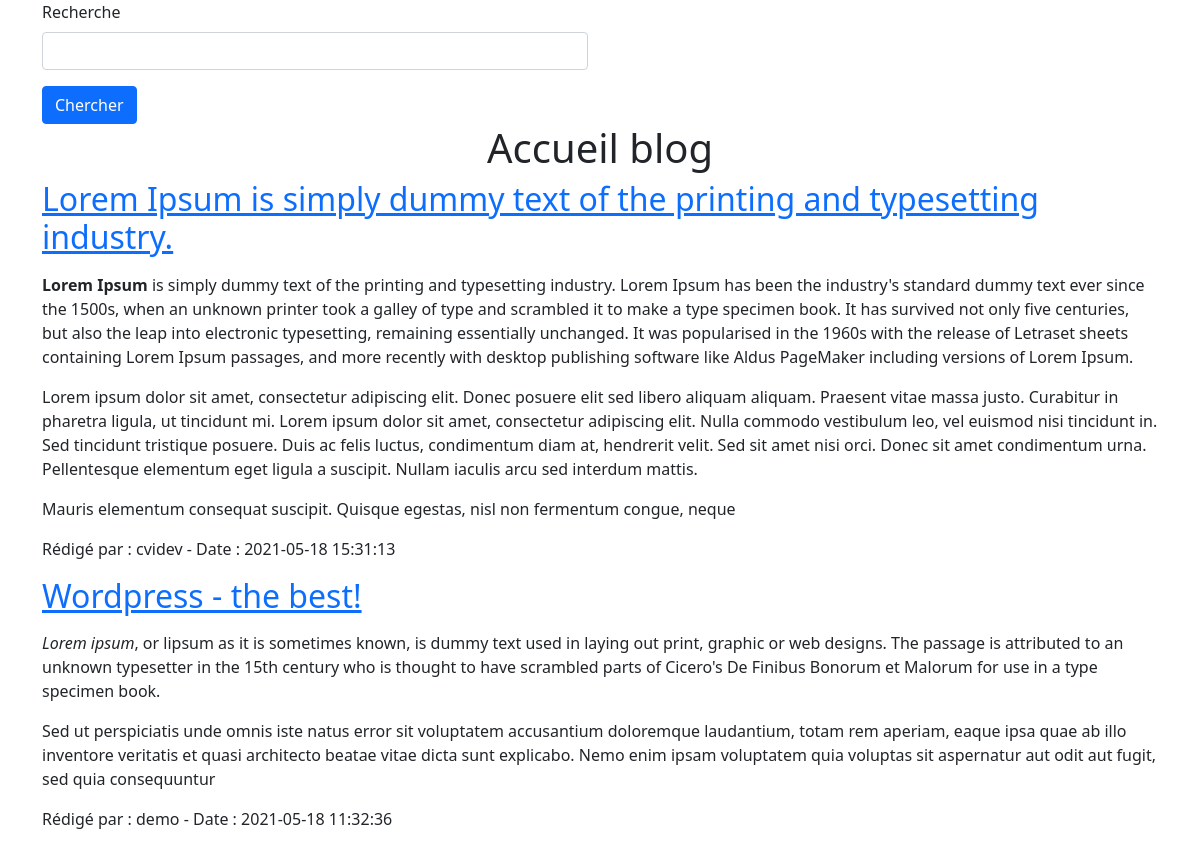
The page / on the database its author committed.
### tables this page shows
CREATE TABLE IF NOT EXISTS `wp_posts` (
  `ID` bigint(20) UNSIGNED NOT NULL AUTO_INCREMENT,
  `post_author` bigint(20) UNSIGNED NOT NULL DEFAULT '0',
  `post_date` datetime NOT NULL DEFAULT '0000-00-00 00:00:00',
  `post_date_gmt` datetime NOT NULL DEFAULT '0000-00-00 00:00:00',
  `post_content` longtext NOT NULL,
  `post_title` text NOT NULL,
  `post_excerpt` text NOT NULL,
  `post_status` varchar(20) NOT NULL DEFAULT 'publish',
  `comment_status` varchar(20) NOT NULL DEFAULT 'open',
  `ping_status` varchar(20) NOT NULL DEFAULT 'open',
  `post_password` varchar(255) NOT NULL DEFAULT '',
  `post_name` varchar(200) NOT NULL DEFAULT '',
  `to_ping` text NOT NULL,
  `pinged` text NOT NULL,
  `post_modified` datetime NOT NULL DEFAULT '0000-00-00 00:00:00',
  `post_modified_gmt` datetime NOT NULL DEFAULT '0000-00-00 00:00:00',
  `post_content_filtered` longtext NOT NULL,
  `post_parent` bigint(20) UNSIGNED NOT NULL DEFAULT '0',
  `guid` varchar(255) NOT NULL DEFAULT '',
  `menu_order` int(11) NOT NULL DEFAULT '0',
  `post_type` varchar(20) NOT NULL DEFAULT 'post',
  `post_mime_type` varchar(100) NOT NULL DEFAULT '',
  `comment_count` bigint(20) NOT NULL DEFAULT '0',
  PRIMARY KEY (`ID`),
  KEY `post_name` (`post_name`(191)),
  KEY `type_status_date` (`post_type`,`post_status`,`post_date`,`ID`),
  KEY `post_parent` (`post_parent`),
  KEY `post_author` (`post_author`)
);

CREATE TABLE IF NOT EXISTS `wp_users` (
  `ID` bigint(20) UNSIGNED NOT NULL AUTO_INCREMENT,
  `user_login` varchar(60) NOT NULL DEFAULT '',
  `user_pass` varchar(255) NOT NULL DEFAULT '',
  `user_nicename` varchar(50) NOT NULL DEFAULT '',
  `user_email` varchar(100) NOT NULL DEFAULT '',
  `user_url` varchar(100) NOT NULL DEFAULT '',
  `user_registered` datetime NOT NULL DEFAULT '0000-00-00 00:00:00',
  `user_activation_key` varchar(255) NOT NULL DEFAULT '',
  `user_status` int(11) NOT NULL DEFAULT '0',
  `display_name` varchar(250) NOT NULL DEFAULT '',
  PRIMARY KEY (`ID`),
  KEY `user_login_key` (`user_login`),
  KEY `user_nicename` (`user_nicename`),
  KEY `user_email` (`user_email`)
);

### model/connexionDb.php (called while the page is built, shortened)
<?php
function connectDb(): PDO
{
    $user = "root";
    $pass = "";
    $dbname = "18.05_wordpress_bd";
    $host = 'localhost';
    try {
        $dsn = 'mysql:host=' . $host . ';dbname=' . $dbname;
        $options = [
        PDO::MYSQL_ATTR_INIT_COMMAND => "SET NAMES utf8",
        PDO::ATTR_ERRMODE => PDO::ERRMODE_EXCEPTION
    ];
        $dbh = new PDO($dsn, $user, $pass, $options);
    } catch (PDOException $e) {
        print "Erreur !: " . $e->getMessage() . "<br/>";
        die();
    }
    return $dbh;
}
function showAllPosts(): array
{
    $dbh = connectDb();
    $query = 'SELECT wp_posts.ID, post_title, LEFT(post_content, 700) AS post_content_tr, post_date, display_name
              FROM wp_posts, wp_users
              WHERE post_type="post"
                AND post_status="publish"
                AND post_author= wp_users.ID
              ORDER BY post_date DESC';
    $req = $dbh->query($query);
    $req->setFetchMode(PDO::FETCH_ASSOC);
    $tab = $req->fetchAll();
    return $tab;
}

### views/allPosts.php (the view)
<div class="row">
    <div class="col-md-6">
        <form action="search.php">
            <div class="mb-3">
                <label for="search" class="form-label">Recherche</label>
                <input class="form-control" type="text" name="s" id="search">
            </div>
            <span class="d-flex justify-content-start">
                <input class="btn btn-primary" type="submit" value="Chercher">
            </span>
        </form>
    </div>
</div>
<h1 class="d-flex justify-content-center">Accueil blog</h1>
<?php foreach ($tab as $row) { ?>
<h2><a href="index.php?id=<?= $row['ID'] ?>"><?= $row['post_title'] ?></a></h2>
<p><?= $row['post_content_tr'] ?></p>
<p>Rédigé par : <?= $row['display_name'] ?> - Date : <?= $row['post_date'] ?></p>
<?php } ?>

### rows shown on the page
wp_posts: post_title "Lorem Ipsum is simply dummy text of the printing and typesetting industry.", post_content_tr "Lorem Ipsum is simply dummy text of the printing and typesetting industry. Lorem Ipsum has been the industry's standard dummy text ever since the 1500s, when an unknown printer took a galley of type and scrambled it to make a type specimen book. It has survived not only five centuries, but also the leap into electronic typesetting, remaining essentially unchanged. It was popularised in the 1960s with the release of Letraset sheets containing Lorem Ipsum passages, and more recently with desktop publishing software like Aldus PageMaker including versions of Lorem Ipsum."
wp_posts: post_content_tr "Lorem ipsum dolor sit amet, consectetur adipiscing elit. Donec posuere elit sed libero aliquam aliquam. Praesent vitae massa justo. Curabitur in pharetra ligula, ut tincidunt mi. Lorem ipsum dolor sit amet, consectetur adipiscing elit. Nulla commodo vestibulum leo, vel euismod nisi tincidunt in. Sed tincidunt tristique posuere. Duis ac felis luctus, condimentum diam at, hendrerit velit. Sed sit amet nisi orci. Donec sit amet condimentum urna. Pellentesque elementum eget ligula a suscipit. Nullam iaculis arcu sed interdum mattis. Mauris elementum consequat suscipit. Quisque egestas, nisl non fermentum congue, neque", wp_users.display_name "cvidev", post_date "2021-05-18 15:31:13"
wp_posts: post_title "Wordpress - the best!", post_content_tr "Lorem ipsum , or lipsum as it is sometimes known, is dummy text used in laying out print, graphic or web designs. The passage is attributed to an unknown typesetter in the 15th century who is thought to have scrambled parts of Cicero's De Finibus Bonorum et Malorum for use in a type specimen book. Sed ut perspiciatis unde omnis iste natus error sit voluptatem accusantium doloremque laudantium, totam rem aperiam, eaque ipsa quae ab illo inventore veritatis et quasi architecto beatae vitae dicta sunt explicabo. Nemo enim ipsam voluptatem quia voluptas sit aspernatur aut odit aut fugit, sed quia consequuntur", wp_users.display_name "demo", post_date "2021-05-18 11:32:36"
